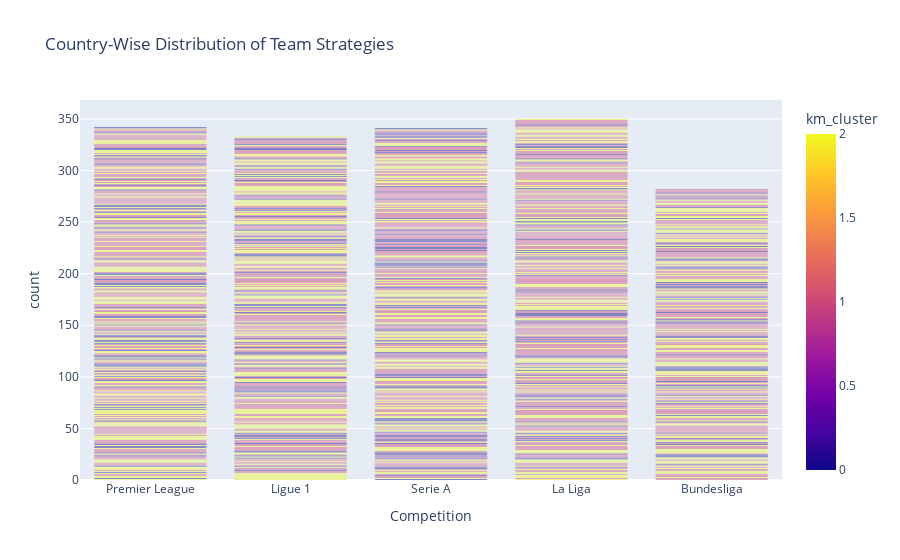

Notebook code cell kept with this figure:
### Code cell
# Assuming 'data_selected_features' has 'Country' and 'Cluster' columns
fig = px.bar(player_cluster_df, x='Competition', color='km_cluster',  barmode='group',
             title='Country-Wise Distribution of Team Strategies')
fig.show()

### Figure 1 — Plotly figure (JSON) as saved in the notebook; plotly's stock layout.template omitted (floating-point values rounded to 4 significant figures; data arrays with more than 128 entries replaced by an {"elided": "..."} marker saying what was removed)
{"data": [{"alignmentgroup": "True", "hovertemplate": "Competition=%{x}<br>count=%{y}<br>km_cluster=%{marker.color}<extra></extra>", "legendgroup": "", "marker": {"color": {"elided": "1648 int values"}, "coloraxis": "coloraxis", "pattern": {"shape": ""}}, "name": "", "offsetgroup": "", "orientation": "v", "showlegend": false, "textposition": "auto", "type": "bar", "x": {"elided": "1648 str values"}, "xaxis": "x", "y": {"elided": "1648 int values"}, "yaxis": "y"}], "layout": {"barmode": "group", "coloraxis": {"colorbar": {"title": {"text": "km_cluster"}}, "colorscale": [[0, "#0d0887"], [0.1111, "#46039f"], [0.2222, "#7201a8"], [0.3333, "#9c179e"], [0.4444, "#bd3786"], [0.5556, "#d8576b"], [0.6667, "#ed7953"], [0.7778, "#fb9f3a"], [0.8889, "#fdca26"], [1, "#f0f921"]]}, "legend": {"tracegroupgap": 0}, "title": {"text": "Country-Wise Distribution of Team Strategies"}, "xaxis": {"anchor": "y", "domain": [0, 1], "title": {"text": "Competition"}}, "yaxis": {"anchor": "x", "domain": [0, 1], "title": {"text": "count"}}}}
